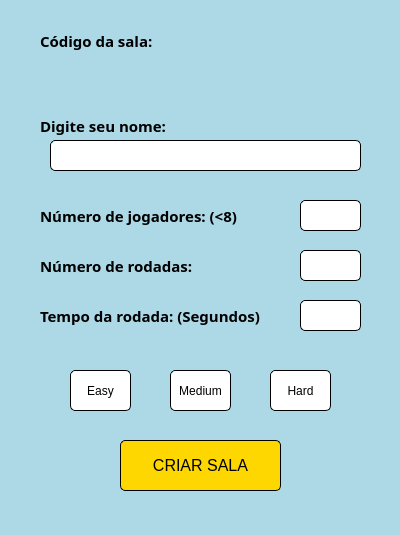
<?xml version="1.0" encoding="UTF-8"?>
<ui version="4.0">
 <class>HomeGm</class>
 <widget class="QDialog" name="HomeGm">
  <property name="geometry">
   <rect>
    <x>0</x>
    <y>0</y>
    <width>400</width>
    <height>535</height>
   </rect>
  </property>
  <property name="windowTitle">
   <string>Sudoku Warriors</string>
  </property>
  <property name="windowIcon">
   <iconset>
    <normaloff>../../Imagens/sudokuicon3.png</normaloff>../../Imagens/sudokuicon3.png</iconset>
  </property>
  <property name="styleSheet">
   <string notr="true">background-color: lightblue;</string>
  </property>
  <widget class="QLabel" name="label_2">
   <property name="geometry">
    <rect>
     <x>40</x>
     <y>115</y>
     <width>251</width>
     <height>21</height>
    </rect>
   </property>
   <property name="font">
    <font>
     <family>Segoe UI Semilight</family>
     <pointsize>11</pointsize>
     <bold>true</bold>
    </font>
   </property>
   <property name="text">
    <string>Digite seu nome:</string>
   </property>
  </widget>
  <widget class="QTextEdit" name="player_name">
   <property name="geometry">
    <rect>
     <x>50</x>
     <y>140</y>
     <width>311</width>
     <height>31</height>
    </rect>
   </property>
   <property name="styleSheet">
    <string notr="true">background-color: white; border: 1px solid black; border-radius: 5px;</string>
   </property>
  </widget>
  <widget class="QLabel" name="label">
   <property name="geometry">
    <rect>
     <x>40</x>
     <y>30</y>
     <width>251</width>
     <height>21</height>
    </rect>
   </property>
   <property name="font">
    <font>
     <family>Segoe UI Semilight</family>
     <pointsize>11</pointsize>
     <bold>true</bold>
    </font>
   </property>
   <property name="text">
    <string>Código da sala:</string>
   </property>
  </widget>
  <widget class="QLabel" name="label_3">
   <property name="geometry">
    <rect>
     <x>40</x>
     <y>205</y>
     <width>261</width>
     <height>21</height>
    </rect>
   </property>
   <property name="font">
    <font>
     <family>Segoe UI Semilight</family>
     <pointsize>11</pointsize>
     <bold>true</bold>
    </font>
   </property>
   <property name="text">
    <string>Número de jogadores: (&lt;8)</string>
   </property>
  </widget>
  <widget class="QTextEdit" name="num_players">
   <property name="geometry">
    <rect>
     <x>300</x>
     <y>200</y>
     <width>61</width>
     <height>31</height>
    </rect>
   </property>
   <property name="styleSheet">
    <string notr="true">background-color: white; border: 1px solid black; border-radius: 5px;</string>
   </property>
  </widget>
  <widget class="QTextEdit" name="num_round">
   <property name="geometry">
    <rect>
     <x>300</x>
     <y>250</y>
     <width>61</width>
     <height>31</height>
    </rect>
   </property>
   <property name="styleSheet">
    <string notr="true">background-color: white; border: 1px solid black; border-radius: 5px;</string>
   </property>
  </widget>
  <widget class="QLabel" name="label_4">
   <property name="geometry">
    <rect>
     <x>40</x>
     <y>255</y>
     <width>251</width>
     <height>21</height>
    </rect>
   </property>
   <property name="font">
    <font>
     <family>Segoe UI Semilight</family>
     <pointsize>11</pointsize>
     <bold>true</bold>
    </font>
   </property>
   <property name="text">
    <string>Número de rodadas: </string>
   </property>
  </widget>
  <widget class="QLabel" name="label_5">
   <property name="geometry">
    <rect>
     <x>40</x>
     <y>300</y>
     <width>251</width>
     <height>31</height>
    </rect>
   </property>
   <property name="font">
    <font>
     <family>Segoe UI Semilight</family>
     <pointsize>11</pointsize>
     <bold>true</bold>
    </font>
   </property>
   <property name="text">
    <string>Tempo da rodada: (Segundos)</string>
   </property>
  </widget>
  <widget class="QTextEdit" name="time">
   <property name="geometry">
    <rect>
     <x>300</x>
     <y>300</y>
     <width>61</width>
     <height>31</height>
    </rect>
   </property>
   <property name="styleSheet">
    <string notr="true">background-color: white; border: 1px solid black; border-radius: 5px;</string>
   </property>
  </widget>
  <widget class="QPushButton" name="criarsala">
   <property name="geometry">
    <rect>
     <x>120</x>
     <y>440</y>
     <width>161</width>
     <height>51</height>
    </rect>
   </property>
   <property name="font">
    <font>
     <pointsize>12</pointsize>
    </font>
   </property>
   <property name="styleSheet">
    <string notr="true">background-color: gold; border: 1px solid black; border-radius: 5px;</string>
   </property>
   <property name="text">
    <string>CRIAR SALA</string>
   </property>
  </widget>
  <widget class="QLabel" name="code">
   <property name="geometry">
    <rect>
     <x>0</x>
     <y>50</y>
     <width>401</width>
     <height>51</height>
    </rect>
   </property>
   <property name="font">
    <font>
     <family>Segoe UI Semilight</family>
     <pointsize>27</pointsize>
     <bold>true</bold>
    </font>
   </property>
   <property name="text">
    <string/>
   </property>
   <property name="alignment">
    <set>Qt::AlignCenter</set>
   </property>
  </widget>
  <widget class="QPushButton" name="level_0">
   <property name="geometry">
    <rect>
     <x>70</x>
     <y>370</y>
     <width>61</width>
     <height>41</height>
    </rect>
   </property>
   <property name="styleSheet">
    <string notr="true">background-color: white; border: 1px solid black; border-radius: 5px;
</string>
   </property>
   <property name="text">
    <string>Easy</string>
   </property>
  </widget>
  <widget class="QPushButton" name="level_1">
   <property name="geometry">
    <rect>
     <x>170</x>
     <y>370</y>
     <width>61</width>
     <height>41</height>
    </rect>
   </property>
   <property name="styleSheet">
    <string notr="true">background-color: white; border: 1px solid black; border-radius: 5px;</string>
   </property>
   <property name="text">
    <string>Medium</string>
   </property>
  </widget>
  <widget class="QPushButton" name="level_2">
   <property name="geometry">
    <rect>
     <x>270</x>
     <y>370</y>
     <width>61</width>
     <height>41</height>
    </rect>
   </property>
   <property name="styleSheet">
    <string notr="true">background-color: white; border: 1px solid black; border-radius: 5px;</string>
   </property>
   <property name="text">
    <string>Hard</string>
   </property>
  </widget>
  <zorder>label_2</zorder>
  <zorder>player_name</zorder>
  <zorder>label</zorder>
  <zorder>label_3</zorder>
  <zorder>num_players</zorder>
  <zorder>label_4</zorder>
  <zorder>label_5</zorder>
  <zorder>time</zorder>
  <zorder>num_round</zorder>
  <zorder>criarsala</zorder>
  <zorder>code</zorder>
  <zorder>level_0</zorder>
  <zorder>level_1</zorder>
  <zorder>level_2</zorder>
 </widget>
 <resources/>
 <connections/>
</ui>
